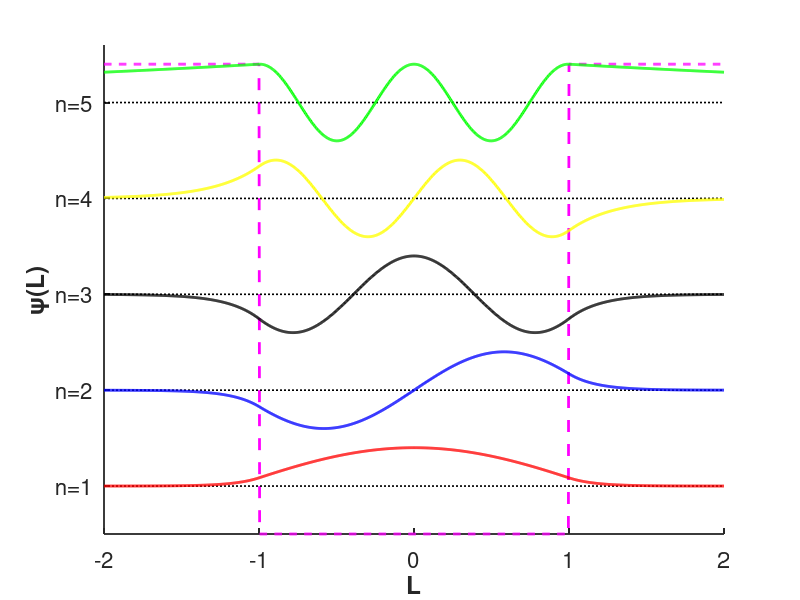

This chart was generated by the following MATLAB code:
clear; clc;

% ---- Load stitched modes (change names if yours differ) ----
m1 = load('fsw_n1.dat');   % ground state
m2 = load('fsw_n3.dat');   % 1st excited
m3 = load('fsw_n5.dat');   % 2nd excited
m4 = load('fsw_n7.dat');   % 3rd excited
m5 = load('fsw_n9.dat');   % 4th excited

x1 = m1(:,1); psi1 = m1(:,3); V1 = m1(:,2);
x2 = m2(:,1); psi2 = m2(:,3); V2 = m2(:,2);
x3 = m3(:,1); psi3 = m3(:,3); V3 = m3(:,2);
x4 = m4(:,1); psi4 = m4(:,3); V4 = m4(:,2);
x5 = m5(:,1); psi5 = m5(:,3); V5 = m5(:,2);

% Use the widest x-grid among the files for the potential outline
xV = x5; V = V5;

% ---- Normalize wavefunctions ----
psi1 = psi1 ./ max(abs(psi1));
psi2 = psi2 ./ max(abs(psi2));
psi3 = psi3 ./ max(abs(psi3));
psi4 = psi4 ./ max(abs(psi4));
psi5 = psi5 ./ max(abs(psi5));

% ---- Choose vertical positions (just display offsets, not actual energies) ----
E1 = 1.0;     % Ground shown at y = 1.0
E2 = 3.0;     % 1st excited shown at y = 2.5
E3 = 5.0;     % 2nd excited shown at y = 4.0
E4 = 7.0;     % Ground shown at y = 1.0
E5 = 9.0;     % 1st excited shown at y = 2.5

amp = 0.8;    % visual amplitude scale for wavefunctions
y1 = E1 + amp*psi1;
y2 = E2 + amp*psi2;
y3 = E3 + amp*psi3;
y4 = E4 + amp*psi4;
y5 = E5 + amp*psi5;

% ---- Scale the potential to fit nicely in the panel ----
maxV = max(V);                     % actual max of V over domain
targetTop = E5 + 0.8;              % put the box just under the top
s = targetTop / maxV;              % scale factor
yV = s * V;                        % scaled V(x) for display

% ---- Plot ----
figure(1); clf; hold on;

% Infinite square well outline (no legend entry)
plot(xV, yV, 'm--', 'LineWidth', 2, 'HandleVisibility', 'off');

% Energy guide lines (no legend entry)
plot([min(xV) max(xV)],[E1 E1],'k:','LineWidth',1.2,'HandleVisibility','off');
plot([min(xV) max(xV)],[E2 E2],'k:','LineWidth',1.2,'HandleVisibility','off');
plot([min(xV) max(xV)],[E3 E3],'k:','LineWidth',1.2,'HandleVisibility','off');
plot([min(xV) max(xV)],[E4 E4],'k:','LineWidth',1.2,'HandleVisibility','off');
plot([min(xV) max(xV)],[E5 E5],'k:','LineWidth',1.2,'HandleVisibility','off');

% Wavefunctions (with legend)
p1 = plot(x1, y1, 'r-', 'LineWidth', 2);   % Ground state
p2 = plot(x2, y2, 'b-', 'LineWidth', 2);   % 1st excited
p3 = plot(x3, y3, 'k-', 'LineWidth', 2);   % 2nd excited
p4 = plot(x4, y4, 'y-', 'LineWidth', 2);   % 3rd state
p5 = plot(x5, y5, 'g-', 'LineWidth', 2);   % 4th excited

% Labels, ticks, styling
xlabel('L','FontSize',20,'FontWeight','bold');
ylabel('\psi(L)','FontSize',20,'FontWeight','bold');
set(gca,'FontSize',16,'LineWidth',1.3);

% Replace y-axis ticks with n= labels at the three display levels
yticks([E1 E2 E3 E4 E5]);
yticklabels({'n=1','n=2','n=3', 'n=4','n=5'});

% Legend (only the states)
%legend([p1 p2 p3 p4 p5 p6 p7 p8], {'Ground State','1st Excited State','2nd Excited State', '3rd excited', '4', '5', '6', '7', '8'}, ...
%       'Location','northeast','FontSize',14);

xlim([min(xV) max(xV)]);
ylim([0, targetTop+0.4]);

set(gcf,'color','w');

% ---- Save figure as fig.png ----
print(gcf,'fsw_psi','-dpng','-r300');

